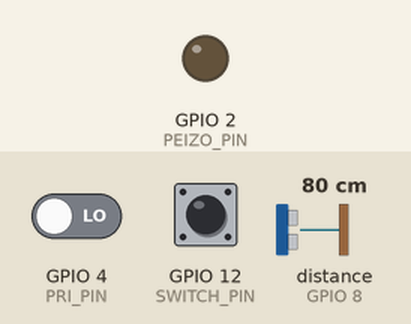
This program was run on a simulated Raspberry Pi (BCM pin numbers). Shown: output pins drawn as LEDs (lit = HIGH). The test bench sets the inputs (shaded band); at power-on: distance to the obstacle (sensor on GPIO 8) 80 cm, GPIO 4 (PRI_PIN) LOW, GPIO 12 (SWITCH_PIN) LOW. The echo pulse lasts 58.3 µs per cm; the clock reads 2024-03-15 10:24:30 at power-on unless the program sets it; pins used as bus, display or sensor lines are not drawn; what the program prints to the terminal is not drawn.

Above: at 1.2 s.
1.3 s: distance to the obstacle (sensor on GPIO 8) set to 22 cm
2.8 s: distance to the obstacle (sensor on GPIO 8) set to 17 cm
At 4.0 s:
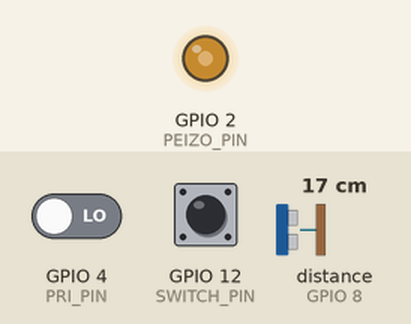
Timing chart, 0 to 5.8 s (numbered marks = the images above; inputs shaded):
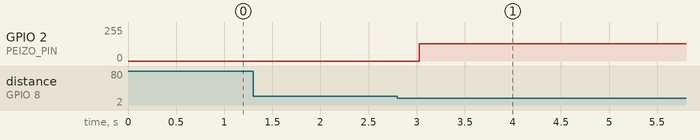

Measured:
- the behaviour switches between 20 and 19 cm on distance to the obstacle (sensor on GPIO 8) (found by bisection; images 0 and 1)
- after the input at 1.3 s, every drawn part: stays the same
- after the input at 2.8 s, GPIO 2 (PEIZO_PIN): 0/255 → 128/255 after 0.23 s

The program:

suhang.py
```python
import RPi.GPIO as GPIO
import time

TRIG_PIN = 10 #초음파를 보내는 핀 번호
ECHO_PIN = 8 #돌아오는 초음파를 받는 핀 번호
PEIZO_PIN = 2 #피에조 부저 핀 번호
PRI_PIN = 4 #PIR 핀 번호
SWITCH_PIN = 12 #스위치 핀 번호
a = 1

GPIO.setmode(GPIO.BCM)
GPIO.setup(TRIG_PIN, GPIO.OUT)
GPIO.setup(ECHO_PIN, GPIO.IN)
GPIO.setup(PRI_PIN, GPIO.IN)
GPIO.setup(PEIZO_PIN, GPIO.OUT)
GPIO.setup(SWITCH_PIN, GPIO.IN, pull_up_down=GPIO.PUD_DOWN)
pwm=GPIO.PWM(PEIZO_PIN, 262) #4옥타브 도음 주파수 262
try:
    while True:
         vae = GPIO.input(SWITCH_PIN)
         print(vae)
         if vae==0:

           GPIO.output(TRIG_PIN, True)
           time.sleep(0.00001) #10us (microsec)
           GPIO.output(TRIG_PIN, False)

           while GPIO.input(ECHO_PIN)==0: #펄스 발생중
             pass
           start = time.time() #ECHO PIN HIGH (시작)

           while GPIO.input(ECHO_PIN) == 1: #펄스 발생 종료
            pass
           stop = time.time() #ECHO PIN LOW (종료)

           duration_time = stop - start
           distance = duration_time * 17160 #거리 계산식


           print('Distance: %.1fcm'% distance) #print를 통하여 거리를 보여줌

           if distance<= 20:
            pwm.start(50) #거리가 20 이하일때 피에조 부저가 울린다.
            print('PIEZO on')

           else:
              val = GPIO.input(PRI_PIN)
              if val == GPIO.HIGH:
               print('움직임 감지')
               print('PIEZO on')
               pwm.start(50) #움직임을 감지 했을 때 피에조 부저가 울린다.
              else:
               print('움직임 없음')
               print('PEIZO off')
               pwm.stop()  #움직임이 없을 때 피에조 부저가 울리지 않는다.
         elif vae==1: #스위치가 눌려있지 않다면 위에 있는 프로그램이 실행되지 않는다.
            pass


         time.sleep(0.5) #0.5초마다 현재 상태를 보여준다 (거리, 피에조 부저 On/Off, 움직임 감지)


finally:
    GPIO.cleanup()
    print('cleanup and exit')     
```
